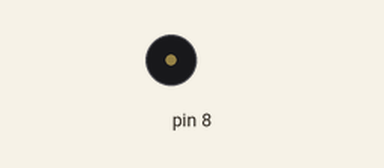
This sketch was run on a simulated Arduino Uno, built with avr-gcc and run on an emulated ATmega328P. On the bench: buzzer (waves = sounding).

Above: at 0.5 s.
At 9.45 s:
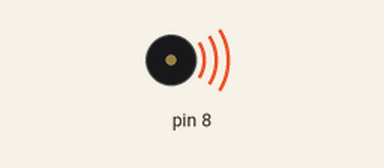
Timing chart, 0 to 10.4 s (numbered marks = the images above):
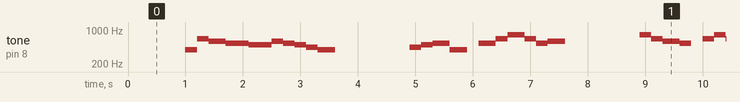

Measured:
- by itself, tone on pin 8: plays 396 Hz for 0.20 s, 660 Hz for 0.20 s, 594 Hz for 0.30 s, 528 Hz for 0.40 s, 495 Hz for 0.40 s, 594 Hz for 0.20 s … (332 notes in this stretch)

The sketch:

Code.ino
```cpp
//#define NOTE_B0  31
//#define NOTE_C1  33
//#define NOTE_CS1 35
//#define NOTE_D1  37
//#define NOTE_DS1 39
//#define NOTE_E1  41
//#define NOTE_F1  44
//#define NOTE_FS1 46
//#define NOTE_G1  49
//#define NOTE_GS1 52
//#define NOTE_A1  55
//#define NOTE_AS1 58
//#define NOTE_B1  62
//#define NOTE_C2  65
//#define NOTE_CS2 69
//#define NOTE_D2  73
//#define NOTE_DS2 78
//#define NOTE_E2  82
//#define NOTE_F2  87
//#define NOTE_FS2 93
//#define NOTE_G2  98
//#define NOTE_GS2 104
//#define NOTE_A2  110
//#define NOTE_AS2 117
//#define NOTE_B2  123
//#define NOTE_C3  131
//#define NOTE_CS3 139
//#define NOTE_D3  147
//#define NOTE_DS3 156
//#define NOTE_E3  165
//#define NOTE_F3  175
//#define NOTE_FS3 185
//#define NOTE_G3  196
//#define NOTE_GS3 208
//#define NOTE_A3  220
//#define NOTE_AS3 233
//#define NOTE_B3  247
//#define NOTE_C4  262
//#define NOTE_CS4 277
//#define NOTE_D4  294
//#define NOTE_DS4 311
//#define NOTE_E4  330
//#define NOTE_F4  349
//#define NOTE_FS4 370
//#define NOTE_G4  392
//#define NOTE_GS4 415
//#define NOTE_A4  440
//#define NOTE_AS4 466
//#define NOTE_B4  494
//#define NOTE_C5  523
//#define NOTE_CS5 554
//#define NOTE_D5  587
//#define NOTE_DS5 622
//#define NOTE_E5  659
//#define NOTE_F5  698
//#define NOTE_FS5 740
//#define NOTE_G5  784
//#define NOTE_GS5 831
//#define NOTE_A5  880
//#define NOTE_AS5 932
//#define NOTE_B5  988
//#define NOTE_C6  1047
//#define NOTE_CS6 1109
//#define NOTE_D6  1175
//#define NOTE_DS6 1245
//#define NOTE_E6  1319
//#define NOTE_F6  1397
//#define NOTE_FS6 1480
//#define NOTE_G6  1568
//#define NOTE_GS6 1661
//#define NOTE_A6  1760
//#define NOTE_AS6 1865
//#define NOTE_B6  1976
//#define NOTE_C7  2093
//#define NOTE_CS7 2217
//#define NOTE_D7  2349
//#define NOTE_DS7 2489
//#define NOTE_E7  2637
//#define NOTE_F7  2794
//#define NOTE_FS7 2960
//#define NOTE_G7  3136
//#define NOTE_GS7 3322
//#define NOTE_A7  3520
//#define NOTE_AS7 3729
//#define NOTE_B7  3951
//#define NOTE_C8  4186
//#define NOTE_CS8 4435
//#define NOTE_D8  4699
//#define NOTE_DS8 4978
//#define REST      0
//int tempo = 140;
//int buzzer = 13;
//int melody[] = {
//  NOTE_C4,4, NOTE_C4,8,
//  NOTE_D4,-4, NOTE_C4,-4, NOTE_F4,-4,
//  NOTE_E4,-2, NOTE_C4,4, NOTE_C4,8,
//  NOTE_D4,-4, NOTE_C4,-4, NOTE_G4,-4,
//  NOTE_F4,-2, NOTE_C4,4, NOTE_C4,8,
//  NOTE_C5,-4, NOTE_A4,-4, NOTE_F4,-4,
//  NOTE_E4,-4, NOTE_D4,-4, NOTE_AS4,4, NOTE_AS4,8,
//  NOTE_A4,-4, NOTE_F4,-4, NOTE_G4,-4,
//  NOTE_F4,-2,
//
//};
//int notes = sizeof(melody) / sizeof(melody[0]) / 2;
//int wholenote = (60000 * 4) / tempo;
//int divider = 0, noteDuration = 0;
//void setup() {
//
//}
//void loop() {
//   for (int thisNote = 0; thisNote < notes * 2; thisNote = thisNote + 2) {
//    divider = melody[thisNote + 1];
//    if (divider > 0) {
//      noteDuration = (wholenote) / divider;
//    } else if (divider < 0) {
//      noteDuration = (wholenote) / abs(divider);
//      noteDuration *= 1.5;
//    }
//    tone(buzzer, melody[thisNote], noteDuration * 0.9);
//    delay(noteDuration);
//    noTone(buzzer);
//  }
//}

/* Melody
 * (cleft) 2005 D. Cuartielles for K3
 *
 * This example uses a piezo speaker to play melodies.  It sends
 * a square wave of the appropriate frequency to the piezo, generating
 * the corresponding tone.
 *
 * The calculation of the tones is made following the mathematical
 * operation:
 *
 *       timeHigh = period / 2 = 1 / (2 * toneFrequency)
 *
 * where the different tones are described as in the table:
 *
 * note   frequency   period  timeHigh
 * c          261 Hz          3830  1915
 * d          294 Hz          3400  1700
 * e          329 Hz          3038  1519
 * f          349 Hz          2864  1432
 * g          392 Hz          2550  1275
 * a          440 Hz          2272  1136
 * b          493 Hz          2028  1014
 * C          523 Hz          1912  956
 *
 * http://www.arduino.cc/en/Tutorial/Melody
 */

//int speakerPin = 6;
//
//int length = 15;
//char notes[] = "ccggaagffeeddc ";
//int beats[] = { 1, 1, 1, 1, 1, 1, 2, 1, 1, 1, 1, 1, 1, 2, 4 };
//
//int tempo = 300;
//
//void playTone(int tone, int duration) {
//  for (long i = 0; i < duration * 1000L; i += tone * 2) {
//    digitalWrite(speakerPin, HIGH);
//    delayMicroseconds(tone);
//    digitalWrite(speakerPin, LOW);
//    delayMicroseconds(tone);
//  }
//}
//
//void playNote(char note, int duration) {
//  char names[] = { 'c', 'd', 'e', 'f', 'g', 'a', 'b', 'C' };
//  int tones[] = { 1915, 1700, 1519, 1432, 1275, 1136, 1014, 956 };
//
//  // play the tone corresponding to the note name
//  for (int i = 0; i < 8; i++) {
//    if (names[i] == note) {
//      playTone(tones[i], duration);
//    }
//  }
//}
//
//void setup() {
//  pinMode(speakerPin, OUTPUT);
//}
//
//void loop() {
//  for (int i = 0; i < length; i++) {
//    if (notes[i] == ' ') {
//      delay(beats[i] * tempo); // rest
//    } else {
//      playNote(notes[i], beats[i] * tempo);
//    }
//    // pause between notes
//    delay(tempo / 2);
//  }
//}

void setup() {

  pinMode(8,OUTPUT);

}

void loop() {
  noTone(8);
  delay(1000);
  tone(8,396,400);//5
  delay(200);
  noTone(8);
  tone(8,660,400);//3 tinggi
  delay(200);
  noTone(8);

  tone(8,594,400);//2 tinggi
  delay(300);
  noTone(8);


  tone(8,528,400);// 1 tinggi
  delay(200);

  delay(100);
  delay(100);

  tone(8,495,400);// 7
  delay(400);
  noTone(8);

  tone(8,594,400);// 2 tinggi
  delay(200);
  noTone(8);
  tone(8,528,400);// 1 tinggi
  delay(200);
  noTone(8);
  tone(8,495,400);// 7
  delay(200);
  noTone(8);
  tone(8,440,400);// 6
  delay(200);
  noTone(8);
  tone(8,396,400);// 5
  delay(300);
  noTone(8);

  delay(100);
  delay(100);
  delay(100);

  noTone(8);
  delay(1000);
  tone(8,440,400);// 6
  delay(200);
  noTone(8);
  tone(8,495,400);// 7
  delay(200);
  noTone(8);
  tone(8,528,400);// 1 tinggi
  delay(300);
  noTone(8);
  tone(8,396,400);//5
  delay(300);
  noTone(8);

  delay(100);
  delay(100);

  tone(8,528,400);// 1 tinngi
  delay(300);
  noTone(8);
  tone(8,660,400);//3 tinggi
  delay(200);
  noTone(8);
  tone(8,792,400);//5 tinngi
  delay(300);
  noTone(8);
  tone(8,660,400);//3 tinggi
  delay(200);
  noTone(8);
  tone(8,528,400);// 1 tinggi
  delay(200);
  noTone(8);
  tone(8,594,400);// 2 tinggi
  delay(300);
  noTone(8);


  delay(100);
  delay(100);
  delay(100);

  noTone(8);
  delay(1000);
  tone(8,792,400);//5 tinngi
  delay(200);
  noTone(8);
  tone(8,660,400);//3 tinggi
  delay(200);
  noTone(8);
  tone(8,594,400);// 2 tinggi
  delay(300);
  noTone(8);

  tone(8,528,400);// 1 tinggi
  delay(200);
  noTone(8);


  delay(100);
  delay(100);

  tone(8,660,400);//3 tinggi
  delay(200);
  noTone(8);
  tone(8,792,400);//5 tinngi
  delay(200);
  noTone(8);
  tone(8,660,400);//3 tinggi
  delay(200);
  noTone(8);
  tone(8,594,400);// 2 tinggi
  delay(200);
  noTone(8);
  tone(8,528,400);// 1 tinggi
  delay(300);
  noTone(8);
  tone(8,440,400);// 6
  delay(200);
  noTone(8);

  delay(100);
  delay(100);
  delay(100);

  noTone(8);
  delay(1000);
  tone(8,495,400);// 7
  delay(400);
  noTone(8);
  tone(8,528,400);// 1 tinngi
  delay(300);
  noTone(8);
  tone(8,440,400);// 6
  delay(300);
  noTone(8);
  tone(8,396,400);// 5
  delay(400);
  noTone(8);

  delay(100);

  tone(8,594,400);// 2 tinggi
  delay(200);
  noTone(8);
  tone(8,660,400);//3 tinggi
  delay(200);
  noTone(8);
  tone(8,704,400);//4 tinggi
  delay(200);
  noTone(8);
  tone(8,594,400);// 2 tinggi
  delay(200);
  noTone(8);
  tone(8,440,400);// 6
  delay(200);
  noTone(8);
  tone(8,495,400);// 7
  delay(300);
  noTone(8);
  tone(8,528,400);// 1 tinggi
  delay(300);
  noTone(8);

  delay(100);
  delay(100);
  delay(100);
}
```
